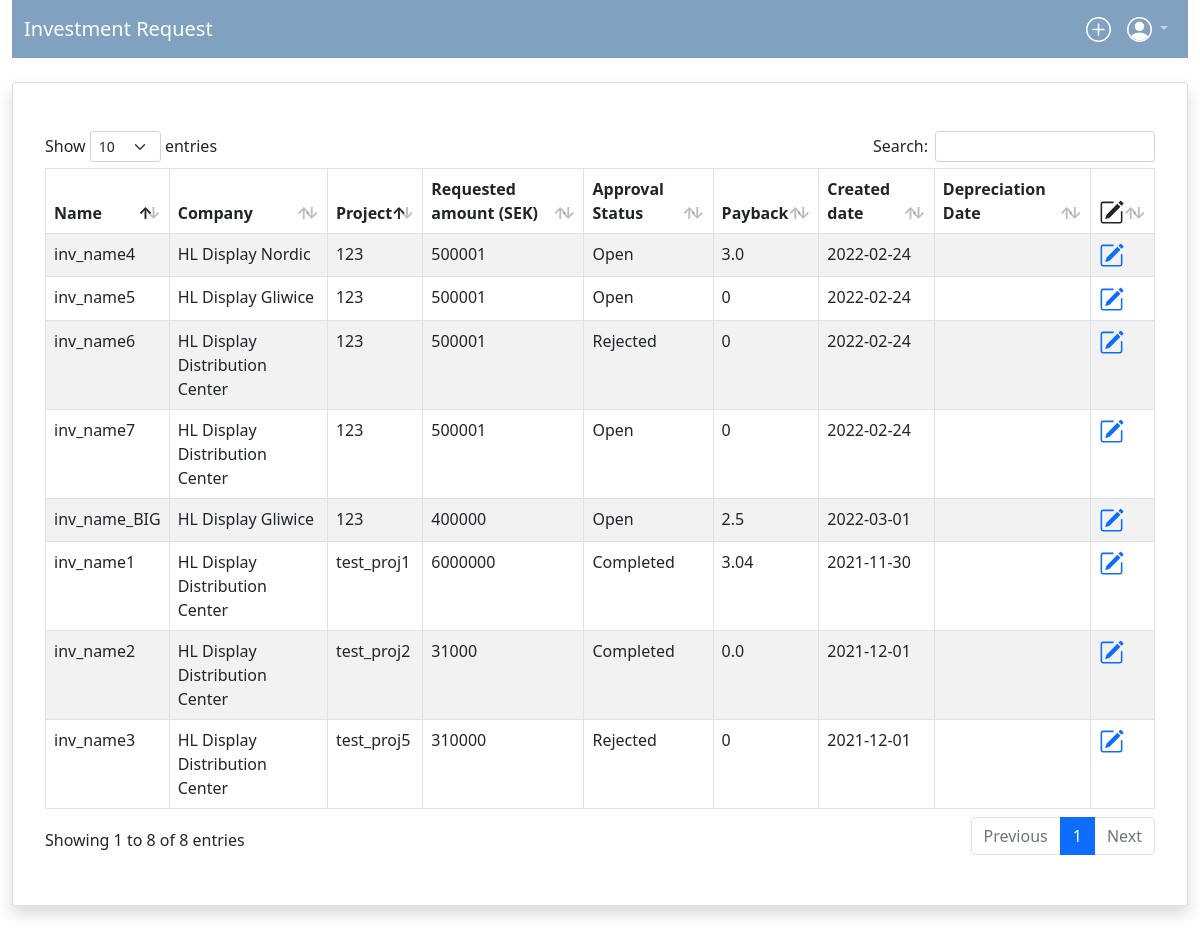
The app's page /InvestmentRequest/main (signed in) with its own data.
### apps/InvestmentRequest/models.py (models this page shows, shortened)
class InvestmentHeader(models.Model):
    name = models.CharField(max_length=100)
    company = models.ForeignKey(Companies, on_delete=models.CASCADE)
    project = models.CharField(max_length=50)
    requested_amount = models.IntegerField()
    why = models.TextField(null=True, blank=True)
    what = models.TextField(null=True, blank=True)
    how = models.TextField(null=True, blank=True)
    alternative = models.TextField(null=True, blank=True)
    env_impact = models.TextField(null=True, blank=True)
    comments = models.TextField(null=True, blank=True)
    depreciation_date = models.DateField(null=True, blank=True)
    created_at = models.DateTimeField(auto_now_add=True)
    updated_at = models.DateTimeField(auto_now=True)
    created_by = models.ForeignKey(User, on_delete=models.CASCADE, related_name='created_by')
    updated_by = models.ForeignKey(User, on_delete=models.CASCADE, related_name='updated_by')
    def payback_time(self):
        year1_positive = self.investmentrow_set.filter(year_01__gt=0).aggregate(Sum('year_01'))['year_01__sum'] or 0
        year2_positive = self.investmentrow_set.filter(year_02__gt=0).aggregate(Sum('year_02'))['year_02__sum'] or 0
        year3_positive = self.investmentrow_set.filter(year_03__gt=0).aggregate(Sum('year_03'))['year_03__sum'] or 0
        year4_positive = self.investmentrow_set.filter(year_04__gt=0).aggregate(Sum('year_04'))['year_04__sum'] or 0
        year5_positive = self.investmentrow_set.filter(year_05__gt=0).aggregate(Sum('year_05'))['year_05__sum'] or 0
        year1_negative = self.investmentrow_set.filter(year_01__lt=0).aggregate(Sum('year_01'))['year_01__sum'] or 0
        year2_negative = self.investmentrow_set.filter(year_02__lt=0).aggregate(Sum('year_02'))['year_02__sum'] or 0
        year3_negative = self.investmentrow_set.filter(year_03__lt=0).aggregate(Sum('year_03'))['year_03__sum'] or 0
        year4_negative = self.investmentrow_set.filter(year_04__lt=0).aggregate(Sum('year_04'))['year_04__sum'] or 0
        year5_negative = self.investmentrow_set.filter(year_05__lt=0).aggregate(Sum('year_05'))['year_05__sum'] or 0
        total_negative = year1_negative + year2_negative + year3_negative + year4_negative + year5_negative
        try:
            total_year_1 = year1_positive - (total_negative * -1)
            if total_year_1 < 0:
                total_year_2 = year2_positive - (total_year_1 * -1)
                if total_year_2 < 0:
                    total_year_3 = year3_positive - (total_year_2 * -1)
                    if total_year_3 < 0:
                        total_year_4 = year4_positive - (total_year_3 * -1)
                        if total_year_4 < 0:
                            ratio = ((total_year_4 * -1) / year5_positive) + 4
                        else:
                            ratio = ((total_year_3 * -1) / year4_positive) + 3
                    else:
                        ratio = ((total_year_2 * -1) / year3_positive) + 2
                else:
                    ratio = ((total_year_1 * -1) / year2_positive) + 1
            else:
                ratio = ((total_negative * -1) / year1_positive)
        except ZeroDivisionError:
            ratio = 0
        return round(ratio, 2)
    def approval_status(self):
        approvals = self.approvaldata_set.all()
        approval_data = [
            approvals[0].level_1_status,
            approvals[0].level_2_status,
            approvals[0].level_3_status,
            approvals[0].level_4_status,
            approvals[0].level_5_status,
            approvals[0].level_6_status,
            approvals[0].level_7_status,
            approvals[0].level_8_status,
            approvals[0].level_9_status
        ]
        approval_data = set(approval_data)
        approval_data.discard('not_used')
        if "Rejected" in approval_data:
            return 'Rejected'
        elif len(approval_data) == 1 and list(approval_data)[0] is None:
            return 'Open'
        elif ("Approved" in approval_data or "Reviewed" in approval_data) and None in approval_data:
            return 'In Progress'
        else:
            return 'Completed'
    class Meta:
        verbose_name_plural = "investment headers"

class Companies(models.Model):
    name = models.CharField(max_length=100)
    number = models.IntegerField()
    approval_level_1 = models.ForeignKey(User, on_delete=models.CASCADE, related_name='approval_level_1', null=True, blank=True)
    approval_level_2 = models.ForeignKey(User, on_delete=models.CASCADE, related_name='approval_level_2', null=True, blank=True)
    approval_level_3 = models.ForeignKey(User, on_delete=models.CASCADE, related_name='approval_level_3', null=True, blank=True)
    approval_level_4 = models.ForeignKey(User, on_delete=models.CASCADE, related_name='approval_level_4', null=True, blank=True)
    approval_level_5 = models.ForeignKey(User, on_delete=models.CASCADE, related_name='approval_level_5', null=True, blank=True)
    approval_level_6 = models.ForeignKey(User, on_delete=models.CASCADE, related_name='approval_level_6', null=True, blank=True)
    approval_level_7 = models.ForeignKey(User, on_delete=models.CASCADE, related_name='approval_level_7', null=True, blank=True)
    approval_level_8 = models.ForeignKey(User, on_delete=models.CASCADE, related_name='approval_level_8', null=True, blank=True)
    approval_level_9 = models.ForeignKey(User, on_delete=models.CASCADE, related_name='approval_level_9', null=True, blank=True)
    approval_level_1_desc = models.CharField(max_length=50, null=True, blank=True)
    approval_level_2_desc = models.CharField(max_length=50, null=True, blank=True)
    approval_level_3_desc = models.CharField(max_length=50, null=True, blank=True)
    approval_level_4_desc = models.CharField(max_length=50, null=True, blank=True)
    approval_level_5_desc = models.CharField(max_length=50, null=True, blank=True)
    approval_level_6_desc = models.CharField(max_length=50, null=True, blank=True)
    approval_level_7_desc = models.CharField(max_length=50, null=True, blank=True)
    approval_level_8_desc = models.CharField(max_length=50, null=True, blank=True)
    approval_level_9_desc = models.CharField(max_length=50, null=True, blank=True)
    class Meta:
        verbose_name_plural = "Companies"

class ApprovalData(models.Model):
    header = models.ForeignKey(InvestmentHeader, on_delete=models.CASCADE)
    level_1_status = models.CharField(max_length=50, null=True, blank=True)
    level_2_status = models.CharField(max_length=50, null=True, blank=True)
    level_3_status = models.CharField(max_length=50, null=True, blank=True)
    level_4_status = models.CharField(max_length=50, null=True, blank=True)
    level_5_status = models.CharField(max_length=50, null=True, blank=True)
    level_6_status = models.CharField(max_length=50, null=True, blank=True)
    level_7_status = models.CharField(max_length=50, null=True, blank=True)
    level_8_status = models.CharField(max_length=50, null=True, blank=True)
    level_9_status = models.CharField(max_length=50, null=True, blank=True)
    level_1_date = models.DateField(null=True, blank=True)
    level_2_date = models.DateField(null=True, blank=True)
    level_3_date = models.DateField(null=True, blank=True)
    level_4_date = models.DateField(null=True, blank=True)
    level_5_date = models.DateField(null=True, blank=True)
    level_6_date = models.DateField(null=True, blank=True)
    level_7_date = models.DateField(null=True, blank=True)
    level_8_date = models.DateField(null=True, blank=True)
    level_9_date = models.DateField(null=True, blank=True)
    class Meta:
        verbose_name_plural = "approval data"

### apps/InvestmentRequest/views.py (the view, shortened to what this page needs)
# urls.py: path('main', views.cross_docking, name='main_crossDocking'),
@login_required(login_url='/InvestmentRequest/login')
def main(request):
    companies_data = Companies.objects.all()
    group_list = CashFlowGroupNames.objects.all()
    cash_flow_name_data = []
    for item in group_list:
        res = CashFlowNames.objects.filter(cash_flow_group=item.id)
        res_data = [{"row_number": item.row_number, "name": item.name} for item in res]
        cash_flow_name_data.append({"name": item.group_name, "rows": res_data})
    context = {
        'cash_flow_name_data': cash_flow_name_data,
        'companies_data': companies_data,
        'investment_data': InvestmentHeader.objects.all()
    }
    return render(request, 'InvestmentRequest/index.html', context)

### apps/InvestmentRequest/models.py (called while the page is built)
def get_name(self):
    return '{} {}'.format(self.first_name, self.last_name)

### apps/InvestmentRequest/templates/InvestmentRequest/index.html (shortened to what this page needs)
<!DOCTYPE html>
<html lang="en">
<head>
    {% load static %}
    <link href="https://cdn.jsdelivr.net/npm/bootstrap@5.1.3/dist/css/bootstrap.min.css" rel="stylesheet"
>
    <link rel="stylesheet" type="text/css" href="{% static '/css/dataTables.bootstrap5.min.css' %}">
</head>
<body>
    <div class="container-fluid">
        <nav class="navbar navbar-expand-sm navbar-dark" style="background-color: #81a1c1">
            <div class="container-fluid">
                <a class="navbar-brand" href="#">Investment Request</a>
                <div class="collapse navbar-collapse" id="navbarText">
                    <ul class="navbar-nav ml-auto">
                        <li class="nav-item">
                            <a class="nav-link" href="#" role="button" aria-expanded="false" data-bs-toggle="modal" data-bs-target="#Modal_add">
                            </a>
                        </li>
                        <li class="nav-item dropdown">
                            <a class="nav-link dropdown-toggle" href="#" id="navbarDropdownMenuLink" role="button"
                                data-bs-toggle="dropdown" aria-expanded="false">
                            </a>
                        </li>
                    </ul>
                </div>
            </div>
        </nav>
        <div class="row">
            <div class="col">
                <br>
            </div>
        </div>
        <div class="row">
            <div class="col">
                <div class="card shadow p-3 mb-5 bg-white rounded">
                    <div class="card-body">
                        <p class="card-text">
                        <table id="resultsALL" class="table table-striped table-bordered" width="100%">
                            <thead>
                                <tr>
                                    <th>Name</th>
                                    <th>Company</th>
                                    <th>Project</th>
                                    <th>Requested amount (SEK)</th>
                                    <th>Approval Status</th>
                                    <th>Payback</th>
                                    <th>Created date</th>
                                    <th>Depreciation Date</th>
                                    <th>
                                    </th>
                                </tr>
                            </thead>
                            <tbody>
                                {% for item in investment_data %}
                                <tr>
                                    <td>{{ item.name }}</td>
                                    <td>{{ item.company.name }}</td>
                                    <td>{{ item.project }}</td>
                                    <td>{{ item.requested_amount }}</td>
                                    <td>{{ item.approval_status }}</td>
                                    <td>{{ item.payback_time }}</td>
                                    <td>{{ item.created_at|date:'Y-m-d' }}</td>
                                    <td>{{ item.depreciation_date|date:'Y-m-d' }}</td>
                                    <td>
                                        <a href="/InvestmentRequest/details?item={{ item.id }}">
                                        </a>
                                    </td>
                                </tr>
                                {% endfor %}
                            </tbody>
                        </table>
                        </p>
                    </div>
                </div>
            </div>
        </div>
    </div>
</body>
</html>

### records on screen
InvestmentHeader: name "inv_name1", company.name "HL Display Distribution Center", project "test_proj1", requested_amount "6000000", approval_status "Completed", payback_time "3.04", created_at "2021-11-30"
InvestmentHeader: name "inv_name2", company.name "HL Display Distribution Center", project "test_proj2", requested_amount "31000", approval_status "Completed", payback_time "0.0", created_at "2021-12-01"
InvestmentHeader: name "inv_name3", company.name "HL Display Distribution Center", project "test_proj5", requested_amount "310000", approval_status "Rejected", payback_time "0", created_at "2021-12-01"
InvestmentHeader: name "inv_name4", company.name "HL Display Nordic", project "123", requested_amount "500001", approval_status "Open", payback_time "3.0", created_at "2022-02-24"
InvestmentHeader: name "inv_name5", company.name "HL Display Gliwice", project "123", requested_amount "500001", approval_status "Open", payback_time "0", created_at "2022-02-24"
InvestmentHeader: name "inv_name6", company.name "HL Display Distribution Center", project "123", requested_amount "500001", approval_status "Rejected", payback_time "0", created_at "2022-02-24"
InvestmentHeader: name "inv_name7", company.name "HL Display Distribution Center", project "123", requested_amount "500001", approval_status "Open", payback_time "0", created_at "2022-02-24"
InvestmentHeader: name "inv_name_BIG", company.name "HL Display Gliwice", project "123", requested_amount "400000", approval_status "Open", payback_time "2.5", created_at "2022-03-01"
